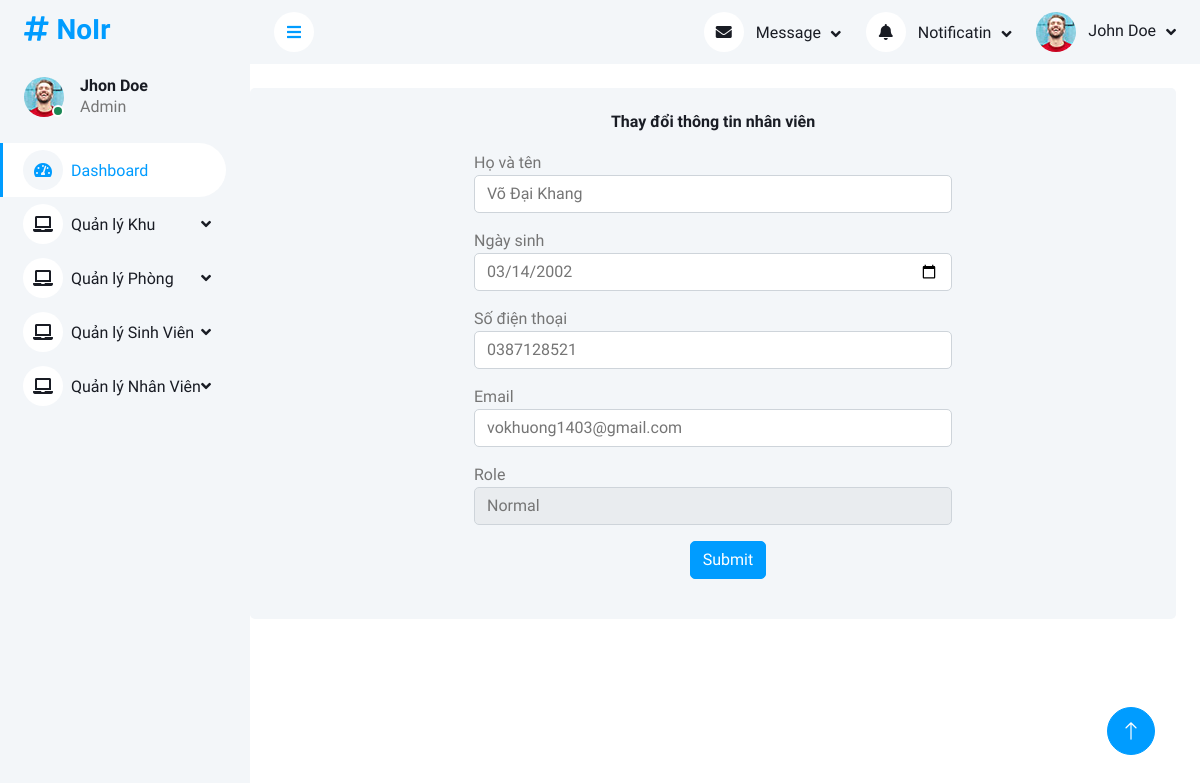
Page /nhanvien/20/ on the committed database.
### main/models.py (models this page shows)
class QuanLi(models.Model):
    MaQuanLi = models.CharField(max_length=50)
    HoTen = models.CharField(max_length=50)
    NgaySinh = models.DateField()
    SoDienThoai = models.CharField(max_length=10)
    Email = models.CharField(max_length=100)
    Password = models.CharField(max_length=100)
    Role = models.CharField(max_length=50)
    class Meta:
        db_table = 'QuanLi'

### main/views.py (the view)
# urls.py: path('nhanvien/<int:id>/', views.nhanVien, name='nhanVien'),
def nhanVien(request, id):
    data = {}
    if id == 0:
        data['title'] = "Thêm nhân viên"
    else:
        data['title'] = "Thay đổi thông tin nhân viên"
        nhanvien = QuanLi.objects.get(id=id)
        data['nhanvien'] = nhanvien
    if 'message' in request.session:
        data['message'] = request.session['message']
        del request.session['message']
    if 'nhanvien' in request.session:
        data['nhanvien'] = request.session['nhanvien']
        birthday = data['nhanvien']['NgaySinh']
        data['nhanvien']['NgaySinh'] = birthday and datetime.datetime.strptime(birthday, '%Y-%m-%d')
        del request.session['nhanvien']
    return render(request, 'nhanvien.html', data)

### main/templates/nhanvien.html (shortened to what this page needs)
{% load static %}
{% include 'header.html' %}
<div class="container-fluid pt-4 px-4" style="padding-left: 0 !important;">
    <div class="bg-light rounded p-4">
        <div class="text-center" style="margin-bottom: 20px !important;">
            <h6 class="mb-0">{{title}}</h6>
        </div>
        <form action="/nhanvien/save" method="post" style="padding: 0 200px !important;">
            <div class="mb-3">
                <labe class="form-label">Họ và tên</label>
                <input type="text" class="form-control" id="name" name="name" value="{{nhanvien.HoTen}}">
            </div>
            <div class="mb-3">
                <labe class="form-label">Ngày sinh</label>
                <input type="date" class="form-control" id="birthday" name="birthday" value="{{nhanvien.NgaySinh|date:'Y-m-d'}}">
            </div>
            <div class="mb-3">
                <labe class="form-label">Số điện thoại</label>
                <input type="text" class="form-control" id="phone" name="phone" value="{{nhanvien.SoDienThoai}}">
            </div>
            <div class="mb-3">
                <labe class="form-label">Email</label>
                <input type="email" class="form-control" id="email" name="email" value="{{nhanvien.Email}}">
            </div>
            <div class="mb-3">
                <labe class="form-label">Role</label>
                <select class="form-control"  id="role" name="role" value="{{nhanvien.Role}}">
                    <option value="NORMAL" {% if nhanvien.Role == "NORMAL" %}selected{% endif %}>Normal</option>
                </select>
            </div>
            <div class="mb-3 text-center">
                <button type="submit" class="btn btn-primary" style="margin-left: 30px">Submit</button>
            </div>
            </form>
        </div>
    </div>
</div>
{% include 'footer.html' %}

### main/static/css/style.css (style rules this page uses)
:root { --primary: #009CFF; --light: #F3F6F9; --dark: #191C24; }
.btn { transition: .5s; }
.btn.btn-primary { color: #FFFFFF; }

### rows in the picture
QuanLi: name "Võ Đại Khang", birthday "03/14/2002", phone "0387128521", email "vokhuong1403@gmail.com", role "Normal"

### other values in the picture
{{ title }} "Thay đổi thông tin nhân viên"
